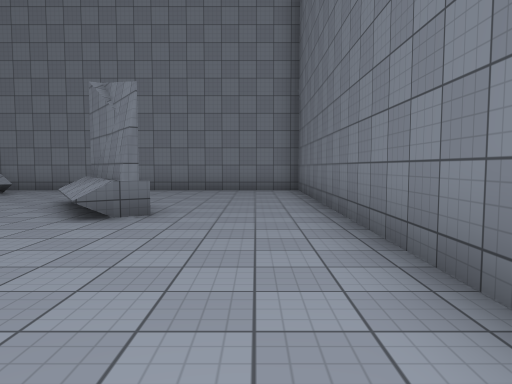
[1] (above)

16 first-person views from a walk through a 3-D level made in the Unity game engine. The camera is 1.4 m above the floor, tilts 4° down and sees 70° across. The floor is counted in squares, 2 m on a side. Each view is taken from the middle of a square. On the plan, view 1 faces up. The plan holds only what a view shows up to about 11 squares ahead; the rest is blank. The player is left out. Surface patterns are stand-ins for the level's own textures.

[2]
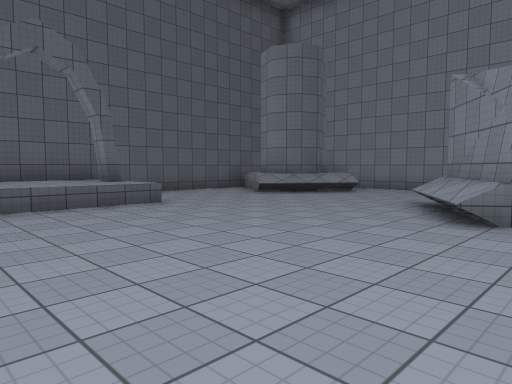

[3]
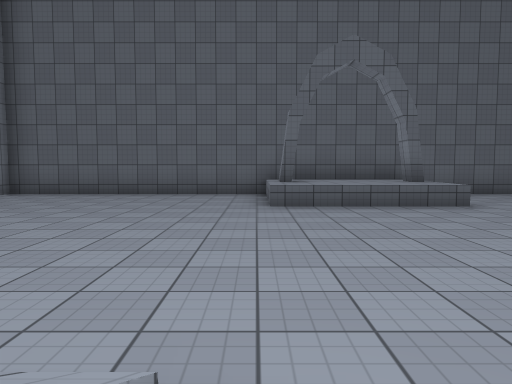

[4]
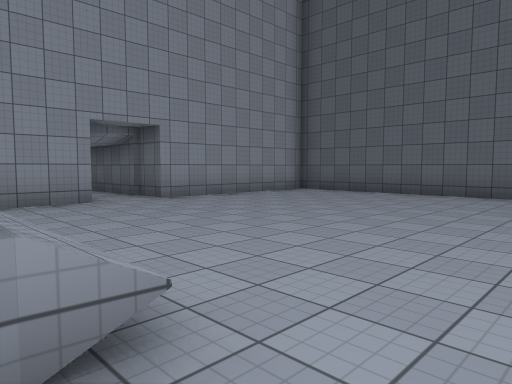

[5]
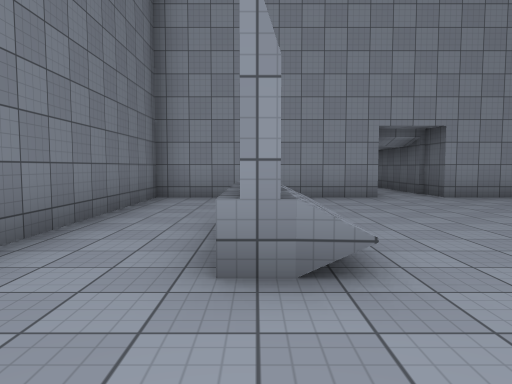

[6]
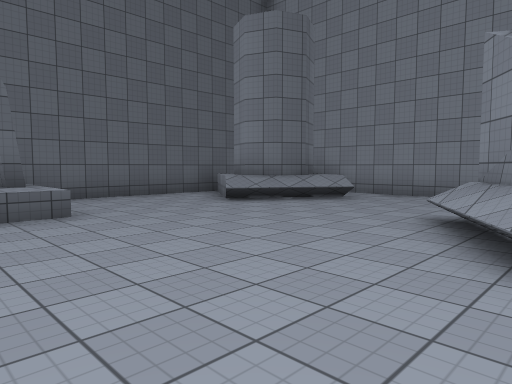

[7]
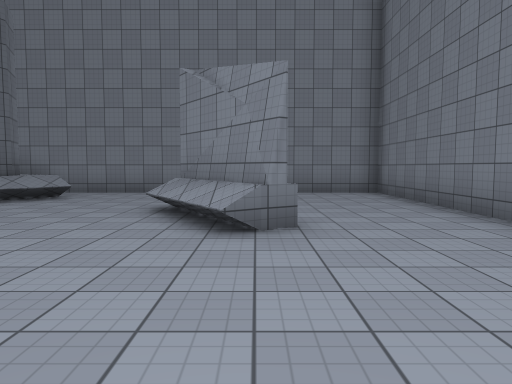

[8]
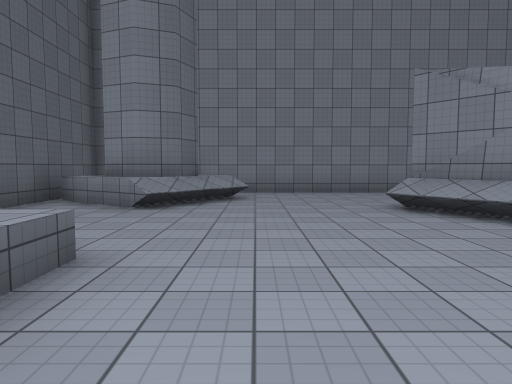

[9]
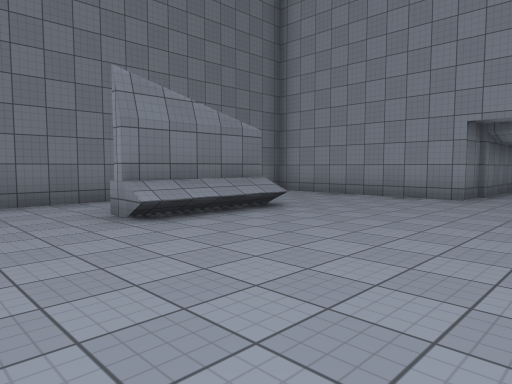

[10]
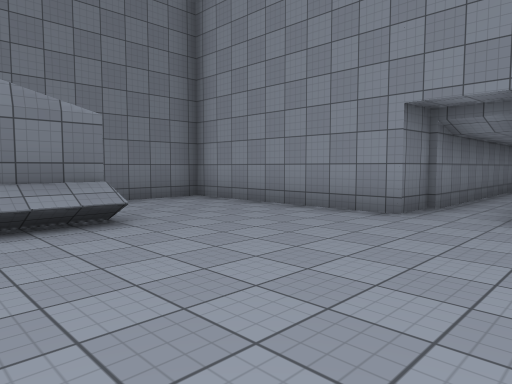

[11]
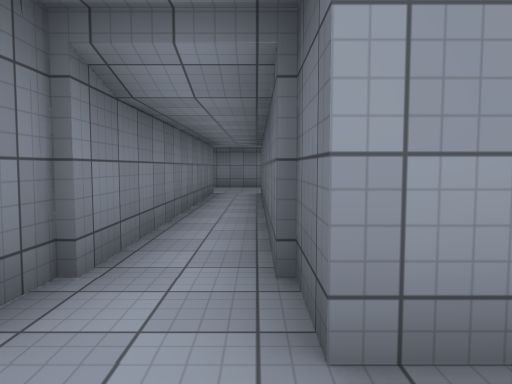

[12]
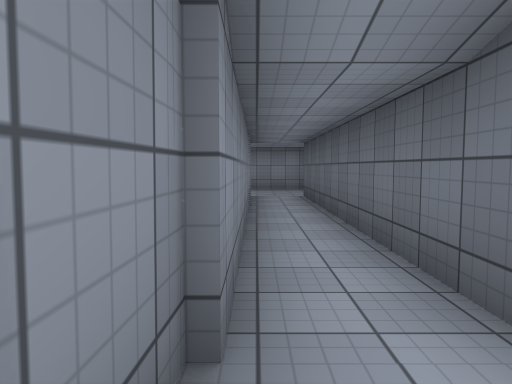

[13]
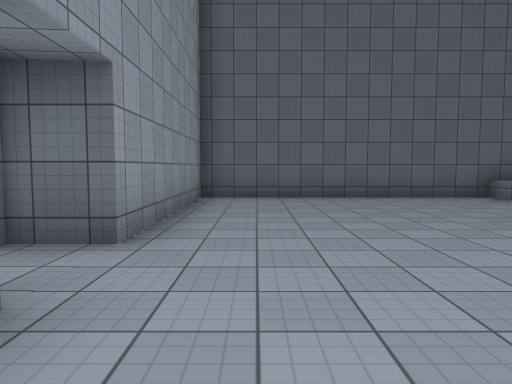

[14]
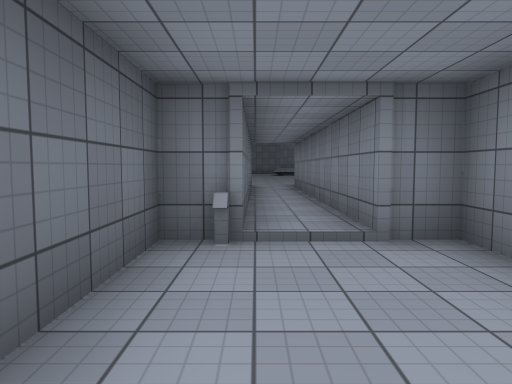

[15]
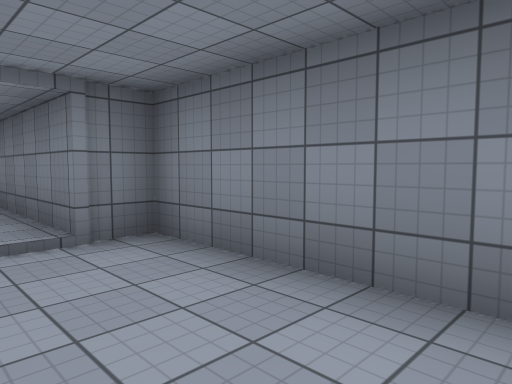

[16]
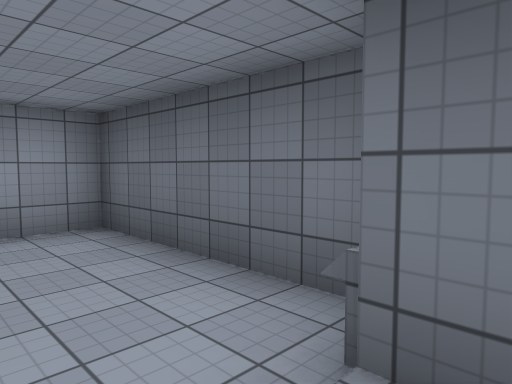

### Floor plan
Key: @ floor where view 1 was taken; # wall or solid block; x gap in a wall; . main floor; - floor 0.25 m lower than the main floor; / step, stairs or slope; ^ raised ledge; v drop or lower ground.
Columns run from 11 left of view 1 to 2 right of it. Each row starts with its distance up from view 1.
 11 ##############
 10 #v #/........#
  9 #x #//.......#
  8 #.###........#
  7 #.......#....#
  6 #.......##...#
  5 #........#...#
  4 #............#
  3  ^#^.........#
  2  ^^^.........#
  1  ^#^.........#
  0 #..........@.#
 -1 #.........#..#
 -2 #.........#..#
 -3 #.........^..#
 -4 #............#
 -5 #............#
 -6 #............#
 -7 ######..######
 -8      ##.#
 -9       #.#
-10       #.#
-11       #.#
-12       #.#
-13       #.#
-14      ##.#
-15      #--#
-16      #--#
-17      #--#
-18      #--#
-19      ##

Positions as (right, up) in squares from view 1, and headings:
1: (0, 0), facing up
2: (-1, 0), facing up-left
3: (-1, 0), facing left
4: (-1, 1), facing down-left
5: (-1, 2), facing down
6: (-2, 2), facing up-left
7: (-2, 1), facing up
8: (-6, 1), facing up
9: (-6, 2), facing down-right
10: (-6, -1), facing down-right
11: (-5, -5), facing down
12: (-4, -6), facing down
13: (-2, -5), facing left
14: (-5, -18), facing up
15: (-5, -18), facing up-right
16: (-4, -14), facing down-left
